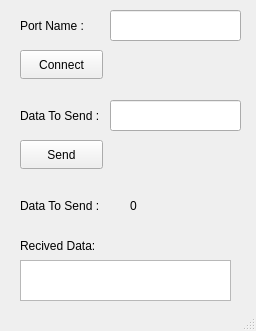
<?xml version="1.0" encoding="UTF-8"?>
<ui version="4.0">
 <class>MainWindow</class>
 <widget class="QMainWindow" name="MainWindow">
  <property name="geometry">
   <rect>
    <x>0</x>
    <y>0</y>
    <width>256</width>
    <height>331</height>
   </rect>
  </property>
  <property name="windowTitle">
   <string>MainWindow</string>
  </property>
  <widget class="QWidget" name="centralwidget">
   <widget class="QLineEdit" name="portNameEdit">
    <property name="geometry">
     <rect>
      <x>110</x>
      <y>10</y>
      <width>131</width>
      <height>31</height>
     </rect>
    </property>
   </widget>
   <widget class="QPushButton" name="connectButton">
    <property name="geometry">
     <rect>
      <x>20</x>
      <y>50</y>
      <width>83</width>
      <height>29</height>
     </rect>
    </property>
    <property name="text">
     <string>Connect</string>
    </property>
   </widget>
   <widget class="QLineEdit" name="sendDataEdit">
    <property name="geometry">
     <rect>
      <x>110</x>
      <y>100</y>
      <width>131</width>
      <height>31</height>
     </rect>
    </property>
   </widget>
   <widget class="QPushButton" name="sendButton">
    <property name="geometry">
     <rect>
      <x>20</x>
      <y>140</y>
      <width>83</width>
      <height>29</height>
     </rect>
    </property>
    <property name="text">
     <string>Send</string>
    </property>
   </widget>
   <widget class="QLabel" name="statusLabel">
    <property name="geometry">
     <rect>
      <x>130</x>
      <y>190</y>
      <width>111</width>
      <height>31</height>
     </rect>
    </property>
    <property name="text">
     <string>0</string>
    </property>
   </widget>
   <widget class="QTextEdit" name="receivedDataEdit">
    <property name="geometry">
     <rect>
      <x>20</x>
      <y>260</y>
      <width>211</width>
      <height>41</height>
     </rect>
    </property>
   </widget>
   <widget class="QLabel" name="portNameLabel">
    <property name="geometry">
     <rect>
      <x>20</x>
      <y>10</y>
      <width>81</width>
      <height>31</height>
     </rect>
    </property>
    <property name="text">
     <string>Port Name :</string>
    </property>
   </widget>
   <widget class="QLabel" name="SendLabel">
    <property name="geometry">
     <rect>
      <x>20</x>
      <y>100</y>
      <width>91</width>
      <height>31</height>
     </rect>
    </property>
    <property name="text">
     <string>Data To Send :</string>
    </property>
   </widget>
   <widget class="QLabel" name="dataSendLabel">
    <property name="geometry">
     <rect>
      <x>20</x>
      <y>190</y>
      <width>91</width>
      <height>31</height>
     </rect>
    </property>
    <property name="text">
     <string>Data To Send :</string>
    </property>
   </widget>
   <widget class="QLabel" name="recivedLabel">
    <property name="geometry">
     <rect>
      <x>20</x>
      <y>230</y>
      <width>101</width>
      <height>31</height>
     </rect>
    </property>
    <property name="text">
     <string>Recived Data:</string>
    </property>
   </widget>
  </widget>
  <widget class="QStatusBar" name="statusbar"/>
 </widget>
 <resources/>
 <connections/>
</ui>
